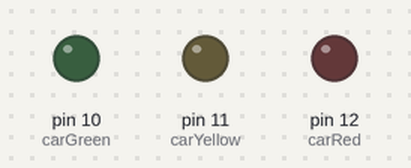
This sketch was run on a simulated Arduino Uno, built with avr-gcc and run on an emulated ATmega328P. On the bench: output pins drawn as LEDs (lit = HIGH).

Above: at 0.2 s.
At 1.7 s:
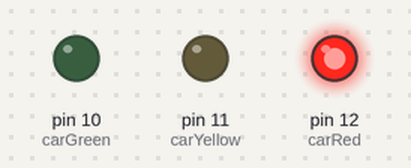
At 3.7 s:
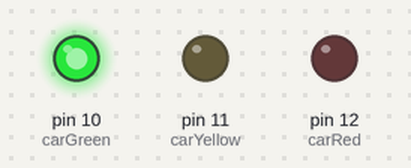
At 4.7 s:
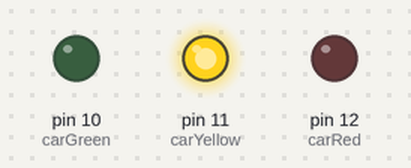
Timing chart, 0 to 5.2 s (numbered marks = the images above):
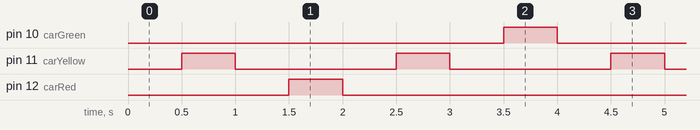

The sketch:

TrafficLight.ino
```cpp
int carRed = 12;

int carYellow = 11;

int carGreen = 10;

void setup() {

pinMode(carRed, OUTPUT);

pinMode(carYellow, OUTPUT);

pinMode(carGreen, OUTPUT);

digitalWrite(carGreen, HIGH);

}

void loop() {

  digitalWrite(carGreen, LOW);
  delay(500);

  digitalWrite(carYellow, HIGH);
  delay(500);

  digitalWrite(carYellow, LOW);
  delay(500);

  digitalWrite(carRed, HIGH);
  delay(500);

  digitalWrite(carRed, LOW);
  delay(500);

  digitalWrite(carYellow, HIGH);
  delay(500);

  digitalWrite(carYellow, LOW);
  delay(500);

  digitalWrite(carGreen, HIGH);
  delay(500);

}
```

Measured:
- by itself, pin 10 (carGreen), pin 12 (carRed): alternates HIGH for 0.50 s and LOW for 3.5 s
- by itself, pin 11 (carYellow): alternates HIGH for 0.50 s and LOW for 1.5 s
- by itself, everything shown: repeats every 4.0 s, in 8 steps
